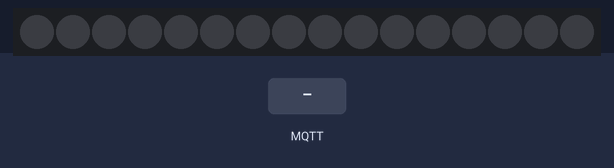
This sketch was run on a simulated ESP8266 (NodeMCU). On the bench: 16 RGB LEDs in strip order, left to right. The test bench sets the inputs (shaded band). Dim RGB values are drawn brighter than linear; WiFi joins after 1.5 s; servers stay silent unless stated; no MQTT or app messages arrive unless stated; what the sketch prints to the serial monitor is not drawn.

Above: at 2.7 s.
2.8 s: MQTT message "RED" arrives on the first subscribed topic
At 4.48 s:
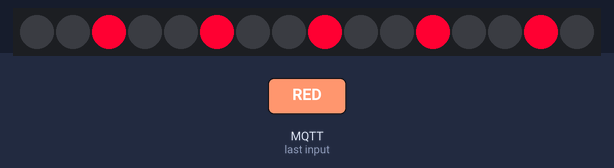
4.7 s: MQTT message "BLUE" arrives on the first subscribed topic
At 6.38 s:
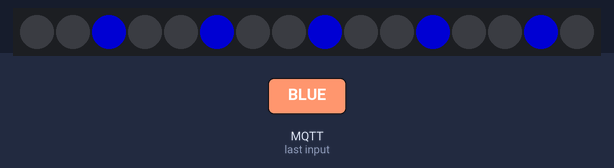
6.6 s: MQTT message "GREEN" arrives on the first subscribed topic
At 9.2 s:
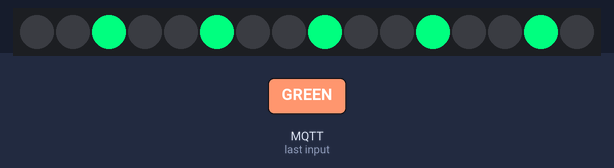
Timing chart, 0 to 10.7 s (numbered marks = the images above; inputs shaded):
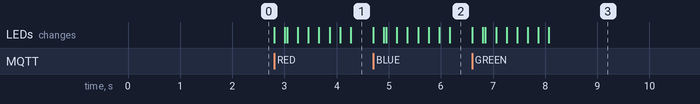

Measured:
- after the input at 2.8 s, the LEDs: first change at once (image 1 shows a later state)
- after the input at 4.7 s, the LEDs: first change at once (image 2 shows a later state)
- after the input at 6.6 s, the LEDs: first change at once (image 3 shows a later state)

The sketch:

client_mqtt.ino
```cpp
#include <ESP8266WiFi.h>
#include <Adafruit_NeoPixel.h>
#include <PubSubClient.h>


#define PIN    2


const char* ssid = "Jack";
const char* password = "0803580797";


#define mqtt_server "postman.cloudmqtt.com"
#define mqtt_port 18396
#define mqtt_user "jackerle"
#define mqtt_password "19114198"
Adafruit_NeoPixel strip(16, PIN, NEO_GRB + NEO_KHZ800);


WiFiClient espClient;
PubSubClient client(espClient);


void setup() {
  strip.begin();
  strip.show(); // Initialize all pixels to 'off'
  Serial.begin(115200);
  delay(10);

  Serial.println();
  Serial.print("Connecting to ");
  Serial.println(ssid);

  WiFi.begin(ssid, password);

  while (WiFi.status() != WL_CONNECTED) {
    delay(500);
    Serial.print(".");
  }

  Serial.println("");
  Serial.println("WiFi connected");
  Serial.println("IP address: ");
  Serial.println(WiFi.localIP());

  client.setServer(mqtt_server, mqtt_port);
  client.setCallback(callback);
}


void loop(){

  if (!client.connected()) {
    Serial.print("Attempting MQTT connection...");
    if (client.connect("ESP8266Client", mqtt_user, mqtt_password)) {
      Serial.println("connected");
      client.subscribe("/ESP/LED");
      client.publish("/ESP/LED","I'm from device");
    } else {
      Serial.print("failed, rc=");
      Serial.print(client.state());
      Serial.println(" try again in 5 seconds");
      delay(5000);
      return;
    }
  }
  client.loop();

}


void callback(char* topic, byte* payload, unsigned int length) {
  Serial.print("Message arrived [");
  Serial.print(topic);
  Serial.print("] ");
  String msg = "";
  int i=0;
  while (i<length) msg += (char)payload[i++];
  if (msg == "GET") {
    client.publish("/ESP/LED","Ok! I get!");
    Serial.println("Send !");
    return;
  }
  else if(msg == "RED"){
    client.publish("/ESP/LED","Now,change to red...");
     theaterChase(strip.Color(255, 0, 50), 50);
  }
  else if(msg == "BLUE"){
    client.publish("/ESP/LED","Now,I'll change to blue..");
     theaterChase(strip.Color(0, 0, 127), 50);
  }
  else if(msg == "GREEN"){
    client.publish("/ESP/LED","I'll weed like the green");
     theaterChase(strip.Color(0, 255, 127), 50);
  }
  else if(msg =="OFF"){
    client.publish("/ESP/LED","See you next time...");
    theaterChase(strip.Color(0, 0, 0), 50);
  }
  Serial.println(msg);
}


void theaterChase(uint32_t c, uint8_t wait) {
  for (int j=0; j<10; j++) {  //do 10 cycles of chasing
    for (int q=0; q < 3; q++) {
      for (uint16_t i=0; i < strip.numPixels(); i=i+3) {
        strip.setPixelColor(i+q, c);    //turn every third pixel on
      }
      strip.show();

      delay(wait);

      for (uint16_t i=0; i < strip.numPixels(); i=i+3) {
        strip.setPixelColor(i+q, 0);        //turn every third pixel off
      }
    }
  }
}
```
